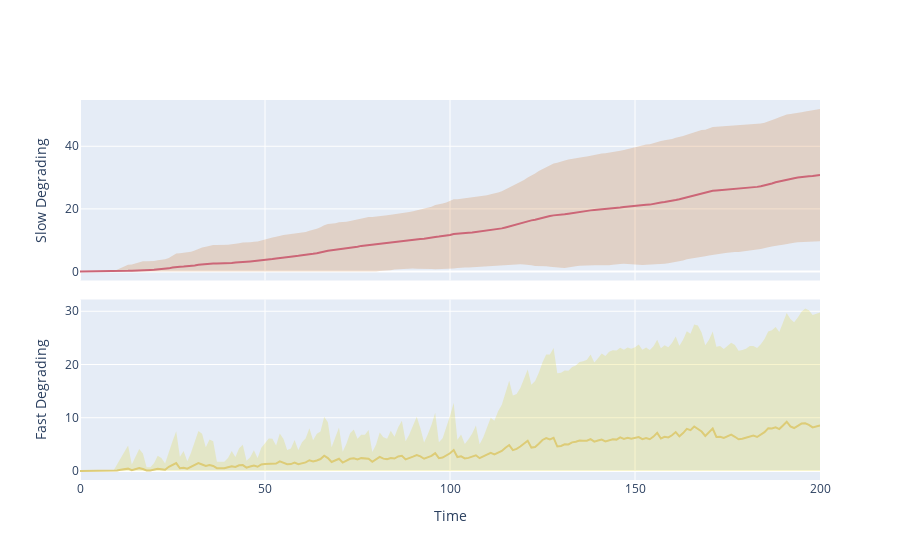

Notebook source saved alongside this figure:
### Markdown cell above
## Condition

### Code cell
from pof.interface.figures import update_condition_fig

update_condition

### Figure 1 — Plotly figure (JSON) as saved in the notebook; plotly's stock layout.template omitted (floating-point values rounded to 4 significant figures; data arrays with more than 128 entries replaced by an {"elided": "..."} marker saying what was removed)
{"data": [{"fill": "toself", "fillcolor": "rgba(204, 102, 11,0.2)", "line": {"color": "rgba(255,255,255,0)"}, "mode": "lines", "name": "slow_degrading", "showlegend": false, "type": "scatter", "x": {"elided": "402 int values"}, "xaxis": "x", "y": {"elided": "402 float values"}, "yaxis": "y"}, {"line": {"color": "rgb(204, 102, 119)"}, "mode": "lines", "name": "slow_degrading", "showlegend": false, "type": "scatter", "x": {"elided": "201 int values"}, "xaxis": "x", "y": {"elided": "201 float values"}, "yaxis": "y"}, {"fill": "toself", "fillcolor": "rgba(221, 204, 11,0.2)", "line": {"color": "rgba(255,255,255,0)"}, "mode": "lines", "name": "fast_degrading", "showlegend": false, "type": "scatter", "x": {"elided": "402 int values"}, "xaxis": "x2", "y": {"elided": "402 float values"}, "yaxis": "y2"}, {"line": {"color": "rgb(221, 204, 119)"}, "mode": "lines", "name": "fast_degrading", "showlegend": false, "type": "scatter", "x": {"elided": "201 int values"}, "xaxis": "x2", "y": {"elided": "201 float values"}, "yaxis": "y2"}], "layout": {"xaxis": {"anchor": "y", "domain": [0, 1], "matches": "x2", "showticklabels": false}, "xaxis2": {"anchor": "y2", "domain": [0, 1], "title": {"text": "Time"}}, "yaxis": {"anchor": "x", "domain": [0.525, 1], "title": {"text": "Slow Degrading"}}, "yaxis2": {"anchor": "x2", "domain": [0, 0.475], "title": {"text": "Fast Degrading"}}}}
